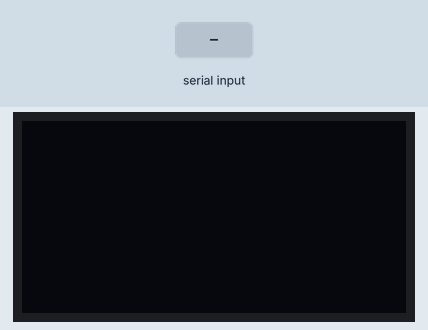
This sketch was run on a simulated Arduino Uno, built with avr-gcc and run on an emulated ATmega328P. Parts: 128×64 one-colour display. Inputs (shaded band) come from the test bench. What the sketch prints to the serial monitor is not drawn.

Above: at 1.2 s.
1.3 s: "1" received over Serial
At 2.5 s:
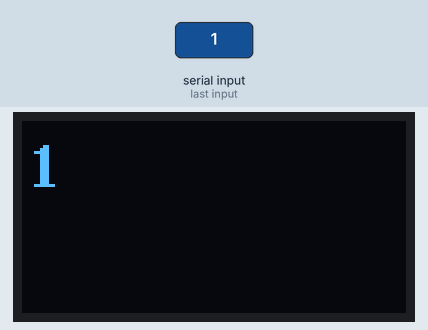
2.8 s: "0" received over Serial
At 3.8 s:
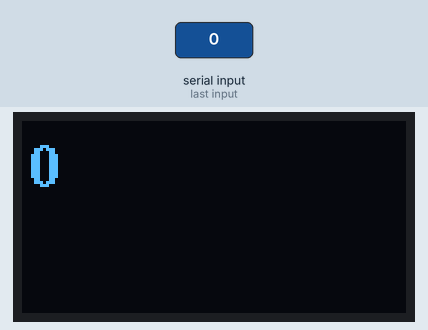
4.3 s: "2" received over Serial
At 4.9 s:
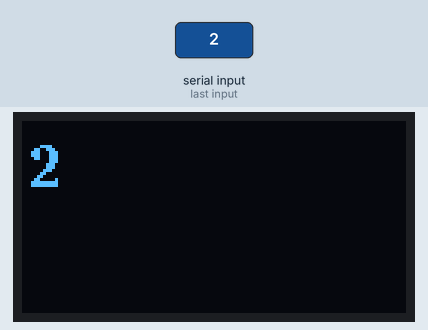
Timing chart, 0 to 7.3 s (numbered marks = the images above; inputs shaded):
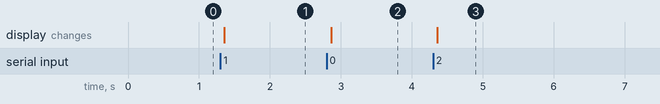

The sketch:

Sketch.ino
```cpp
#include <Arduino.h>
#include <U8g2lib.h>

#ifdef U8X8_HAVE_HW_SPI
#include <SPI.h>
#endif
#ifdef U8X8_HAVE_HW_I2C
#include <Wire.h>
#endif

U8G2_SSD1306_128X64_ALT0_1_HW_I2C u8g2(U8G2_R0, /* reset=*/ U8X8_PIN_NONE);


// End of constructor list

String msg;
void draw(void) {
  // graphic commands to redraw the complete screen should be placed here

  char buf[50];
  msg.toCharArray(buf,50);
  u8g2.drawStr(2, 22, buf);
}

void setup(void) {
  Serial.begin(9600);
  Serial.println("Ready");
  u8g2.begin();
}

void loop(void) {
  u8g2.setFont(u8g2_font_ncenB14_tr);
  char c;
    while(Serial.available()){
      delay(10);
      c = Serial.read();
      msg += c;
      }
      if(msg.length() > 0){
        Serial.println(msg);
    u8g2.firstPage();
    do {
      draw();
    } while ( u8g2.nextPage() );
  msg = "";
      }
}
```

Measured:
- after the input at 1.3 s, the display: changes after 0.06 s (image 1)
- after the input at 2.8 s, the display: changes after 0.06 s (image 2)
- after the input at 4.3 s, the display: changes after 0.06 s (image 3)
